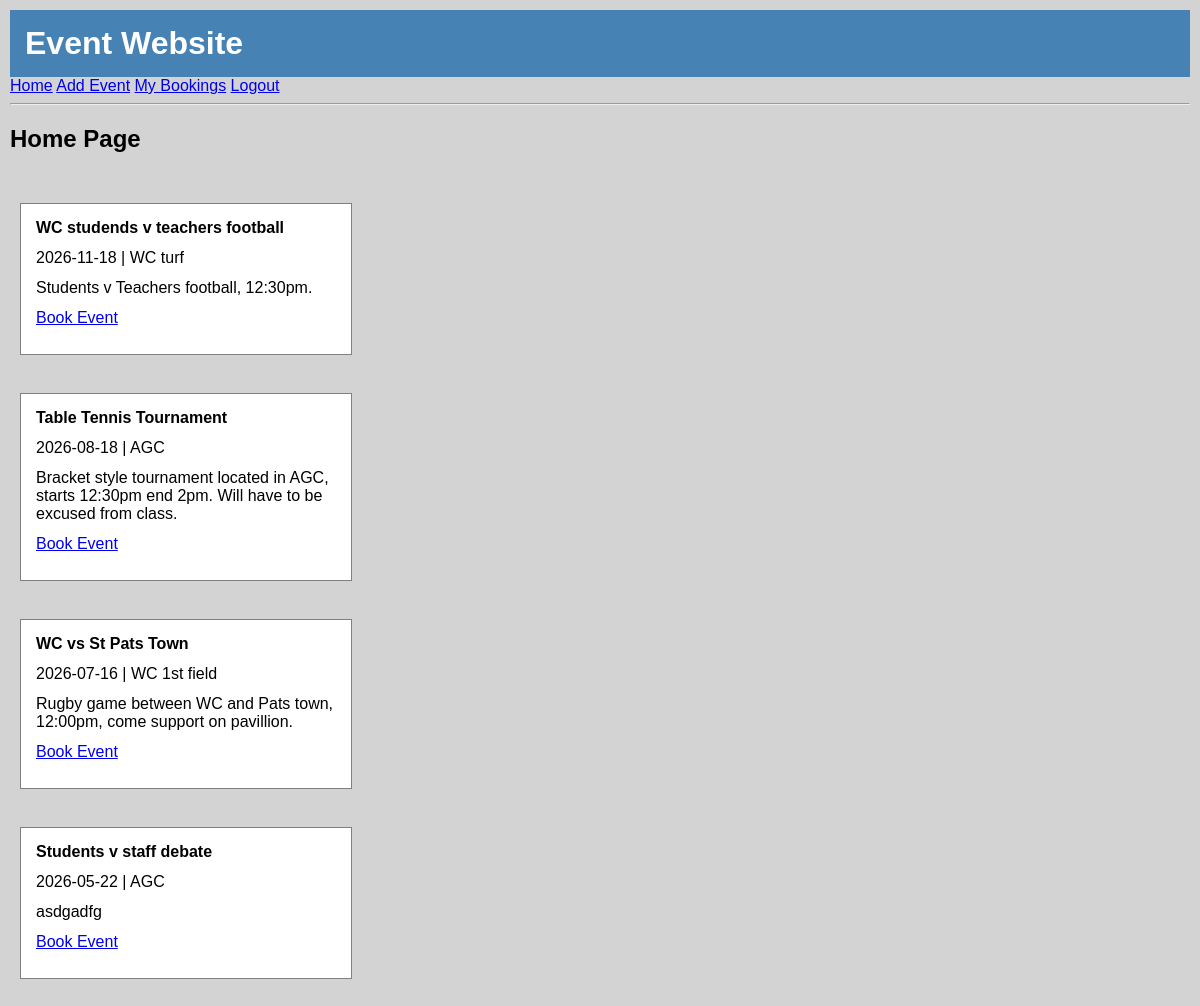
The page / (signed in) on the database its author committed.
### tables this page shows
CREATE TABLE "events"
(
    event_id          INTEGER
        primary key autoincrement,
    event_name        TEXT    not null,
    event_date        TEXT    not null,
    event_location    TEXT    not null,
    event_description TEXT    not null,
    fk_user_id        INTEGER not null
);

### app.py (the view)
@app.route('/')
def home():
    con = connect_db()
    cur = con.cursor()
    query = "SELECT * FROM events"
    cur.execute(query)
    event_list = cur.fetchall()
    con.close()
    return render_template("home.html", event_list=event_list)

### app.py (called while the page is built)
def connect_db():
    con = sqlite3.connect("identifier.sqlite")
    con.row_factory = sqlite3.Row
    return con

### templates/home.html
{% extends "base.html" %}
{%  block content %}
<h2>Home Page</h2>
<div class="event-container"></div>
{% for event in event_list %}
    <div class="page-box">
        <div class="form-group">
            <div class="form-label">
                <b>{{ event["event_name"] }}</b>
            </div>
        </div>
        <div class="form-group">
            {{ event["event_date"] }} | {{ event["event_location"] }}
        </div>
        <div class="form-group">
            {{ event ["event_description"] }}
        </div>
        <div class="form-group">
            <a href="/book_event/{{ event['event_id'] }}">Book Event</a>
        </div>
    </div>
    <br>
{% endfor %}
{% endblock %}

### templates/base.html (style rules this page uses)
body { font-family: Verdana, Arial, sans-serif; background-color: lightgray; margin: 0; }
body { padding: 10px; }
.form-group { margin-bottom: 12px; }
.form-label { font-weight: bold; }
.page-box { background-color: white; border: 1px solid grey; padding: 15px; margin: 10px; width: 300px; }
.event-container { padding: 10px }

### rows shown on the page
events: event_name "WC studends v teachers football", event_date "2026-11-18", event_location "WC turf", event_description "Students v Teachers football, 12:30pm."
events: event_name "Table Tennis Tournament", event_date "2026-08-18", event_location "AGC", event_description "Bracket style tournament located in AGC, starts 12:30pm end 2pm. Will have to be excused from class."
events: event_name "WC vs St Pats Town", event_date "2026-07-16", event_location "WC 1st field", event_description "Rugby game between WC and Pats town, 12:00pm, come support on pavillion."
events: event_name "Students v staff debate", event_date "2026-05-22", event_location "AGC", event_description "asdgadfg"
